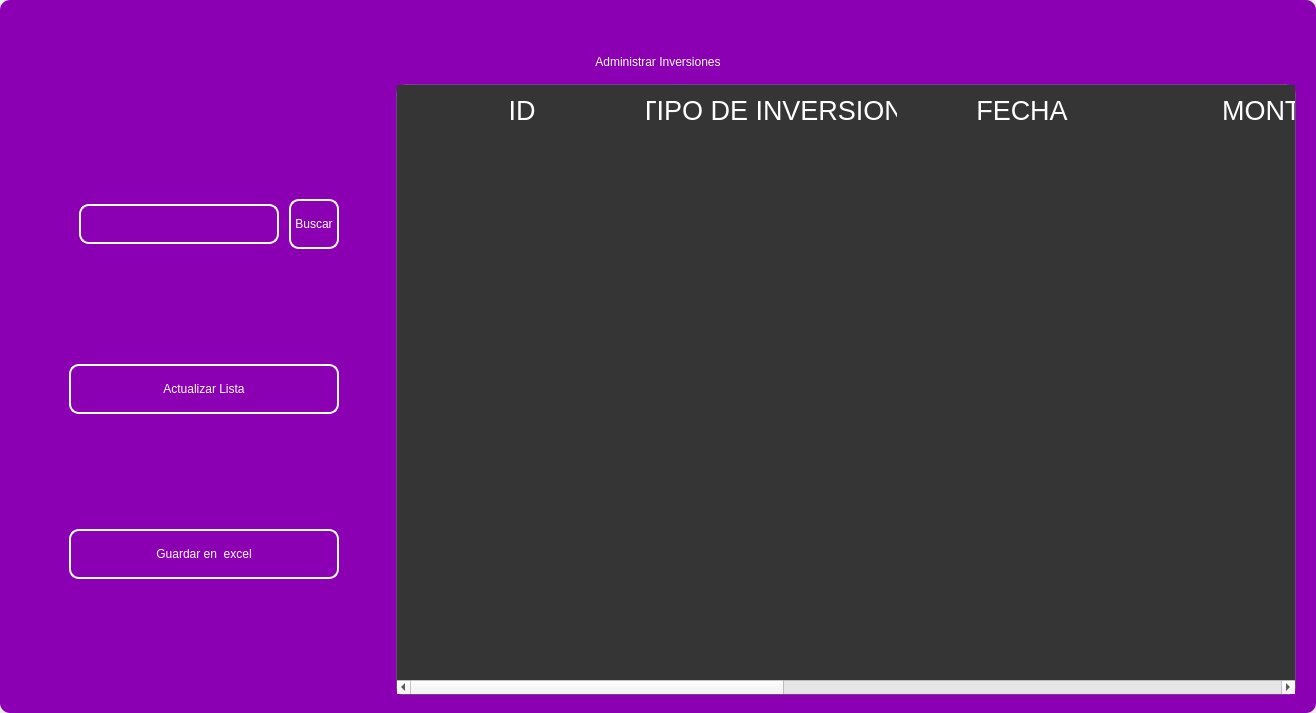
<?xml version="1.0" encoding="UTF-8"?>
<ui version="4.0">
 <class>MainWindow</class>
 <widget class="QMainWindow" name="MainWindow">
  <property name="geometry">
   <rect>
    <x>0</x>
    <y>0</y>
    <width>1316</width>
    <height>713</height>
   </rect>
  </property>
  <property name="windowTitle">
   <string>MainWindow</string>
  </property>
  <property name="styleSheet">
   <string notr="true"/>
  </property>
  <widget class="QWidget" name="centralwidget">
   <property name="styleSheet">
    <string notr="true"/>
   </property>
   <layout class="QVBoxLayout" name="verticalLayout">
    <property name="spacing">
     <number>0</number>
    </property>
    <property name="leftMargin">
     <number>0</number>
    </property>
    <property name="topMargin">
     <number>0</number>
    </property>
    <property name="rightMargin">
     <number>0</number>
    </property>
    <property name="bottomMargin">
     <number>0</number>
    </property>
    <item>
     <widget class="QFrame" name="frame">
      <property name="enabled">
       <bool>true</bool>
      </property>
      <property name="styleSheet">
       <string notr="true">
QFrame {
border-radius:10px;
background-color: rgb(140, 0, 179);
 }
</string>
      </property>
      <property name="frameShape">
       <enum>QFrame::StyledPanel</enum>
      </property>
      <property name="frameShadow">
       <enum>QFrame::Raised</enum>
      </property>
      <layout class="QVBoxLayout" name="verticalLayout_2">
       <item>
        <widget class="QFrame" name="frame_superior">
         <property name="minimumSize">
          <size>
           <width>0</width>
           <height>40</height>
          </size>
         </property>
         <property name="maximumSize">
          <size>
           <width>16777215</width>
           <height>40</height>
          </size>
         </property>
         <property name="styleSheet">
          <string notr="true">QPushButton{
border-radius:18px;
}

QPushButton:hover{
	background-color: rgb(0, 0, 0);
}
</string>
         </property>
         <property name="frameShape">
          <enum>QFrame::StyledPanel</enum>
         </property>
         <property name="frameShadow">
          <enum>QFrame::Raised</enum>
         </property>
         <layout class="QHBoxLayout" name="horizontalLayout_3">
          <property name="spacing">
           <number>4</number>
          </property>
          <property name="leftMargin">
           <number>0</number>
          </property>
          <property name="topMargin">
           <number>0</number>
          </property>
          <property name="rightMargin">
           <number>0</number>
          </property>
          <property name="bottomMargin">
           <number>0</number>
          </property>
          <item>
           <widget class="QPushButton" name="btn_icon">
            <property name="text">
             <string/>
            </property>
            <property name="iconSize">
             <size>
              <width>40</width>
              <height>40</height>
             </size>
            </property>
           </widget>
          </item>
          <item>
           <spacer name="horizontalSpacer_2">
            <property name="orientation">
             <enum>Qt::Horizontal</enum>
            </property>
            <property name="sizeHint" stdset="0">
             <size>
              <width>443</width>
              <height>20</height>
             </size>
            </property>
           </spacer>
          </item>
          <item>
           <widget class="QPushButton" name="btn_exit">
            <property name="minimumSize">
             <size>
              <width>38</width>
              <height>38</height>
             </size>
            </property>
            <property name="maximumSize">
             <size>
              <width>38</width>
              <height>38</height>
             </size>
            </property>
            <property name="text">
             <string/>
            </property>
            <property name="iconSize">
             <size>
              <width>35</width>
              <height>35</height>
             </size>
            </property>
           </widget>
          </item>
          <item>
           <widget class="QPushButton" name="bt_minimizar">
            <property name="minimumSize">
             <size>
              <width>38</width>
              <height>38</height>
             </size>
            </property>
            <property name="maximumSize">
             <size>
              <width>38</width>
              <height>38</height>
             </size>
            </property>
            <property name="cursor">
             <cursorShape>PointingHandCursor</cursorShape>
            </property>
            <property name="text">
             <string/>
            </property>
            <property name="icon">
             <iconset>
              <normaloff>image/minus.svg</normaloff>image/minus.svg</iconset>
            </property>
            <property name="iconSize">
             <size>
              <width>38</width>
              <height>38</height>
             </size>
            </property>
           </widget>
          </item>
          <item>
           <widget class="QPushButton" name="bt_maximizar">
            <property name="minimumSize">
             <size>
              <width>38</width>
              <height>38</height>
             </size>
            </property>
            <property name="maximumSize">
             <size>
              <width>38</width>
              <height>38</height>
             </size>
            </property>
            <property name="cursor">
             <cursorShape>PointingHandCursor</cursorShape>
            </property>
            <property name="text">
             <string/>
            </property>
            <property name="icon">
             <iconset>
              <normaloff>image/chevron-up.svg</normaloff>image/chevron-up.svg</iconset>
            </property>
            <property name="iconSize">
             <size>
              <width>38</width>
              <height>38</height>
             </size>
            </property>
           </widget>
          </item>
          <item>
           <widget class="QPushButton" name="bt_restaurar">
            <property name="minimumSize">
             <size>
              <width>38</width>
              <height>38</height>
             </size>
            </property>
            <property name="maximumSize">
             <size>
              <width>38</width>
              <height>38</height>
             </size>
            </property>
            <property name="cursor">
             <cursorShape>PointingHandCursor</cursorShape>
            </property>
            <property name="text">
             <string/>
            </property>
            <property name="icon">
             <iconset>
              <normaloff>image/chevron-down.svg</normaloff>image/chevron-down.svg</iconset>
            </property>
            <property name="iconSize">
             <size>
              <width>38</width>
              <height>38</height>
             </size>
            </property>
           </widget>
          </item>
          <item>
           <widget class="QPushButton" name="bt_cerrar">
            <property name="minimumSize">
             <size>
              <width>38</width>
              <height>38</height>
             </size>
            </property>
            <property name="maximumSize">
             <size>
              <width>38</width>
              <height>38</height>
             </size>
            </property>
            <property name="cursor">
             <cursorShape>PointingHandCursor</cursorShape>
            </property>
            <property name="text">
             <string/>
            </property>
            <property name="icon">
             <iconset>
              <normaloff>image/x.svg</normaloff>image/x.svg</iconset>
            </property>
            <property name="iconSize">
             <size>
              <width>38</width>
              <height>38</height>
             </size>
            </property>
           </widget>
          </item>
         </layout>
        </widget>
       </item>
       <item>
        <widget class="QLabel" name="label">
         <property name="styleSheet">
          <string notr="true">font: 30pt &quot;MS Shell Dlg 2&quot;;
color: rgb(255, 255, 255);</string>
         </property>
         <property name="text">
          <string>Administrar Inversiones</string>
         </property>
         <property name="alignment">
          <set>Qt::AlignCenter</set>
         </property>
        </widget>
       </item>
       <item>
        <widget class="QFrame" name="frame_3">
         <property name="minimumSize">
          <size>
           <width>0</width>
           <height>0</height>
          </size>
         </property>
         <property name="frameShape">
          <enum>QFrame::StyledPanel</enum>
         </property>
         <property name="frameShadow">
          <enum>QFrame::Raised</enum>
         </property>
         <layout class="QHBoxLayout" name="horizontalLayout_4">
          <property name="leftMargin">
           <number>9</number>
          </property>
          <property name="topMargin">
           <number>9</number>
          </property>
          <property name="rightMargin">
           <number>9</number>
          </property>
          <item>
           <layout class="QVBoxLayout" name="verticalLayout_4">
            <property name="spacing">
             <number>50</number>
            </property>
            <property name="sizeConstraint">
             <enum>QLayout::SetDefaultConstraint</enum>
            </property>
            <property name="leftMargin">
             <number>50</number>
            </property>
            <property name="topMargin">
             <number>50</number>
            </property>
            <property name="rightMargin">
             <number>50</number>
            </property>
            <property name="bottomMargin">
             <number>50</number>
            </property>
            <item>
             <layout class="QHBoxLayout" name="horizontalLayout">
              <property name="spacing">
               <number>10</number>
              </property>
              <property name="leftMargin">
               <number>10</number>
              </property>
              <property name="topMargin">
               <number>0</number>
              </property>
              <property name="bottomMargin">
               <number>0</number>
              </property>
              <item>
               <widget class="QLineEdit" name="searchtxt">
                <property name="minimumSize">
                 <size>
                  <width>200</width>
                  <height>25</height>
                 </size>
                </property>
                <property name="maximumSize">
                 <size>
                  <width>150</width>
                  <height>40</height>
                 </size>
                </property>
                <property name="styleSheet">
                 <string notr="true">QLabel {
	color: rgb(255, 255, 254);
	font: 12pt &quot;Arial&quot;;
	background-color: rgba(0, 0, 0,0);
}

QTextEdit{
background-color: rgba(0, 0, 0,0);
border-radius:10px; 
font: 12pt &quot;Arial&quot;;
color: rgb(255, 255, 254);
border: 2px solid  rgb(255, 255, 255);

}

QTextEdit:hover{
background-color: rgba(0, 0, 0,0);
border-radius:10px; 
font: 12pt &quot;Arial&quot;;
border: 2px solid  rgb(120, 0, 171);
}

QTextEdit:focus{
background-color: rgb(0, 0, 0);
border-radius:10px; 
font: 12pt &quot;Arial&quot;;
border: 2px solid rgb(120, 0, 171);
}

QLineEdit{
background-color: rgba(0, 0, 0,0);
border-radius:10px; 
font: 12pt &quot;Arial&quot;;
color: rgb(255, 255, 254);
border: 2px solid  rgb(255, 255, 255);

}

QLineEdit:hover{
background-color: rgba(0, 0, 0,0);
border-radius:10px; 
font: 12pt &quot;Arial&quot;;
border: 2px solid  rgb(120, 0, 171);
}

QLineEdit:focus{
background-color: rgb(0, 0, 0);
border-radius:10px; 
font: 12pt &quot;Arial&quot;;
border: 2px solid rgb(120, 0, 171);
}

QCheckBox{
	font: 12pt &quot;Arial&quot;;
	color: rgb(255, 255, 255);
}

QCheckBox::indicator {
    width: 18px;
    height:18px;
}

QCheckBox::indicator:unchecked {
   background-image: url(image/square.svg);
}

QCheckBox::indicator:checked {
   background-image: url(image/check-square.svg);
}

QPushButton{
border-radius:10px; 
font: 12pt &quot;Arial&quot;;
color: rgb(255, 255, 254);
border: 2px solid #ffffff;
}

QPushButton:hover{
border-radius:10px; 
font: 12pt &quot;Arial&quot;;
color: rgb(255, 255, 255);
border: 2px solid rgb(120, 0, 171);
	background-color: rgb(120, 0, 171);
}
</string>
                </property>
               </widget>
              </item>
              <item>
               <widget class="QPushButton" name="btn_search">
                <property name="sizePolicy">
                 <sizepolicy hsizetype="Minimum" vsizetype="Fixed">
                  <horstretch>0</horstretch>
                  <verstretch>0</verstretch>
                 </sizepolicy>
                </property>
                <property name="minimumSize">
                 <size>
                  <width>0</width>
                  <height>15</height>
                 </size>
                </property>
                <property name="maximumSize">
                 <size>
                  <width>100</width>
                  <height>50</height>
                 </size>
                </property>
                <property name="cursor">
                 <cursorShape>PointingHandCursor</cursorShape>
                </property>
                <property name="styleSheet">
                 <string notr="true">QPushButton{
border-radius:10px; 
font: 12pt &quot;Arial&quot;;
color: rgb(255, 255, 254);
border: 2px solid #ffffff;
}

QPushButton:hover{
border-radius:10px; 
font: 12pt &quot;Arial&quot;;
color: rgb(255, 255, 255);
border: 2px solid rgb(120, 0, 171);
	background-color: rgb(120, 0, 171);
}</string>
                </property>
                <property name="text">
                 <string>Buscar</string>
                </property>
               </widget>
              </item>
             </layout>
            </item>
            <item>
             <widget class="QPushButton" name="btn_get">
              <property name="minimumSize">
               <size>
                <width>50</width>
                <height>40</height>
               </size>
              </property>
              <property name="maximumSize">
               <size>
                <width>300</width>
                <height>50</height>
               </size>
              </property>
              <property name="cursor">
               <cursorShape>PointingHandCursor</cursorShape>
              </property>
              <property name="styleSheet">
               <string notr="true">QPushButton{
border-radius:10px; 
font: 12pt &quot;Arial&quot;;
color: rgb(255, 255, 254);
border: 2px solid #ffffff;
}

QPushButton:hover{
border-radius:10px; 
font: 12pt &quot;Arial&quot;;
color: rgb(255, 255, 255);
border: 2px solid rgb(120, 0, 171);
	background-color: rgb(120, 0, 171);
}</string>
              </property>
              <property name="text">
               <string>Actualizar Lista</string>
              </property>
              <property name="iconSize">
               <size>
                <width>35</width>
                <height>35</height>
               </size>
              </property>
             </widget>
            </item>
            <item>
             <widget class="QPushButton" name="btn_excel">
              <property name="minimumSize">
               <size>
                <width>10</width>
                <height>40</height>
               </size>
              </property>
              <property name="maximumSize">
               <size>
                <width>300</width>
                <height>50</height>
               </size>
              </property>
              <property name="cursor">
               <cursorShape>PointingHandCursor</cursorShape>
              </property>
              <property name="styleSheet">
               <string notr="true">QPushButton{
border-radius:10px; 
font: 12pt &quot;Arial&quot;;
color: rgb(255, 255, 254);
border: 2px solid #ffffff;
}

QPushButton:hover{
border-radius:10px; 
font: 12pt &quot;Arial&quot;;
color: rgb(255, 255, 255);
border: 2px solid rgb(120, 0, 171);
	background-color: rgb(120, 0, 171);
}</string>
              </property>
              <property name="text">
               <string>Guardar en  excel</string>
              </property>
              <property name="iconSize">
               <size>
                <width>35</width>
                <height>35</height>
               </size>
              </property>
             </widget>
            </item>
           </layout>
          </item>
          <item>
           <widget class="QTableWidget" name="table_investment">
            <property name="minimumSize">
             <size>
              <width>900</width>
              <height>0</height>
             </size>
            </property>
            <property name="maximumSize">
             <size>
              <width>700</width>
              <height>16777215</height>
             </size>
            </property>
            <property name="styleSheet">
             <string notr="true">QTableView {

	border: 1px solid rgba(255,255,255,40);
	border-bottom-right-radius: 7px; 
	border-bottom-left-radius: 7px; 
	color: white;
	font: 15pt &quot;MS Shell Dlg 2&quot;;
	background-color: rgb(53, 53, 53);
}

QHeaderView::section {
background-color: rgb(53, 53, 53);
color: white;
border: none;
height: 50px;
font-size: 20pt;
}

QTableView::item {
    border-style: none;
    border-bottom: 1px solid rgba(255,255,255,50);
    padding-left: auto;
    padding-right: auto;
}

QTableView::item:selected{
	border: none;
	color: rgb(255, 255, 255);
    background-color: rgba(255, 255, 255, 50);
}
</string>
            </property>
            <property name="lineWidth">
             <number>1</number>
            </property>
            <property name="editTriggers">
             <set>QAbstractItemView::NoEditTriggers</set>
            </property>
            <attribute name="horizontalHeaderDefaultSectionSize">
             <number>250</number>
            </attribute>
            <column>
             <property name="text">
              <string>ID</string>
             </property>
            </column>
            <column>
             <property name="text">
              <string>TIPO DE INVERSION</string>
             </property>
            </column>
            <column>
             <property name="text">
              <string>FECHA</string>
             </property>
            </column>
            <column>
             <property name="text">
              <string>MONTO</string>
             </property>
            </column>
            <column>
             <property name="text">
              <string>MONTO FINAL INVERTIDO</string>
             </property>
            </column>
            <column>
             <property name="text">
              <string>RENDIMIENTO</string>
             </property>
            </column>
            <column>
             <property name="text">
              <string>FECHA EXPIRACION</string>
             </property>
            </column>
           </widget>
          </item>
         </layout>
        </widget>
       </item>
      </layout>
     </widget>
    </item>
   </layout>
  </widget>
 </widget>
 <resources/>
 <connections/>
</ui>
